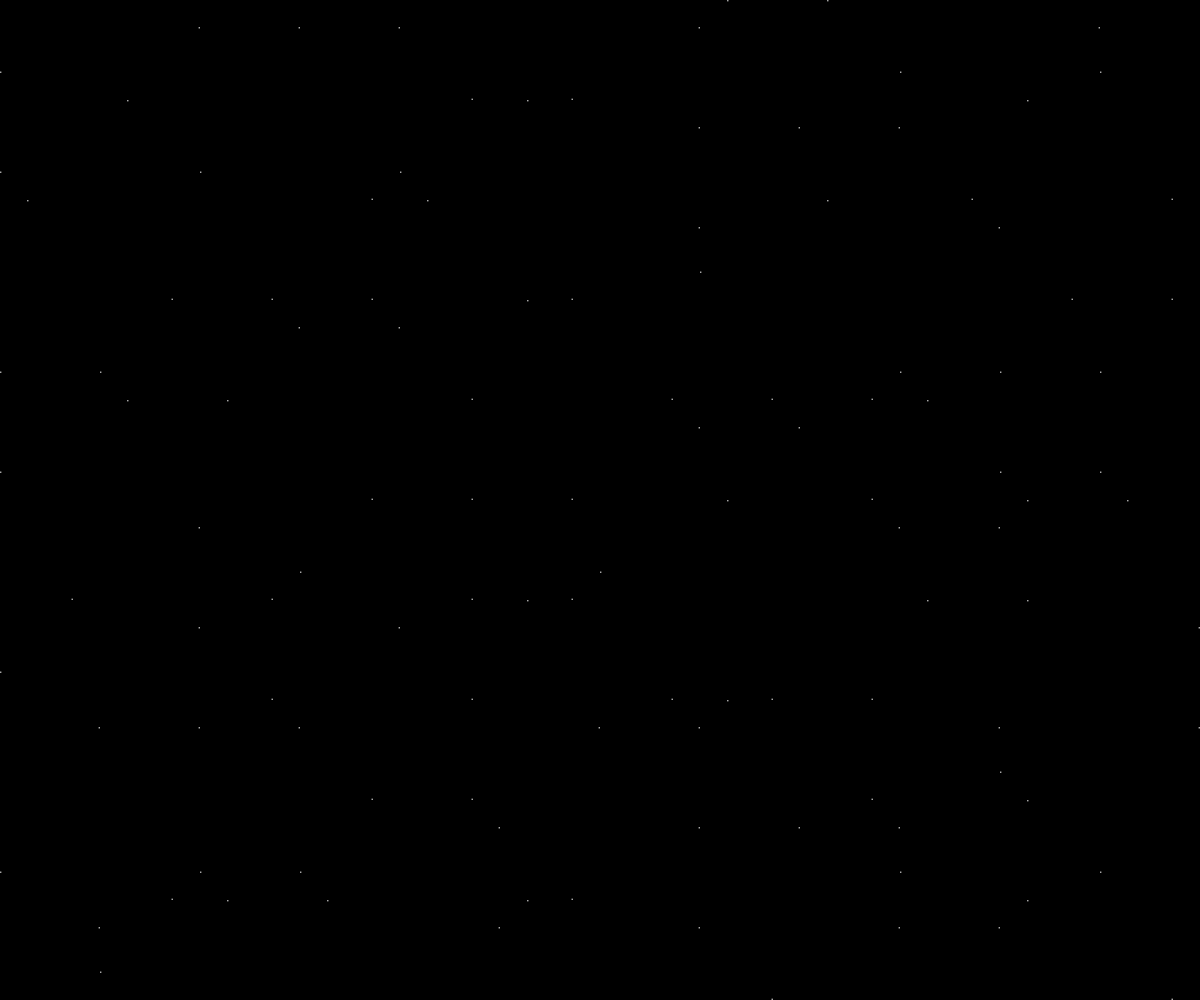
Frame 1 (no input)
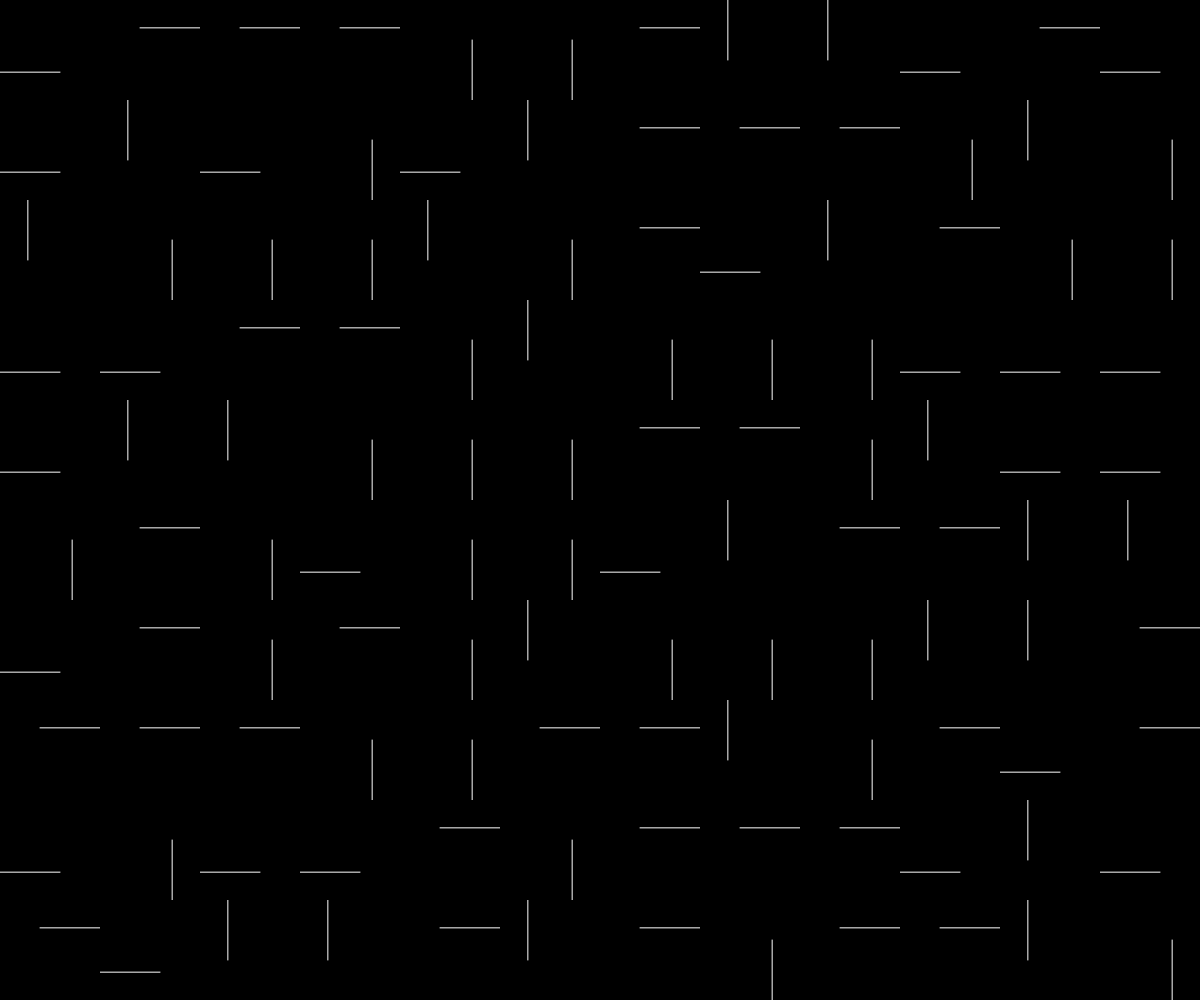
Frame 60 (no input)
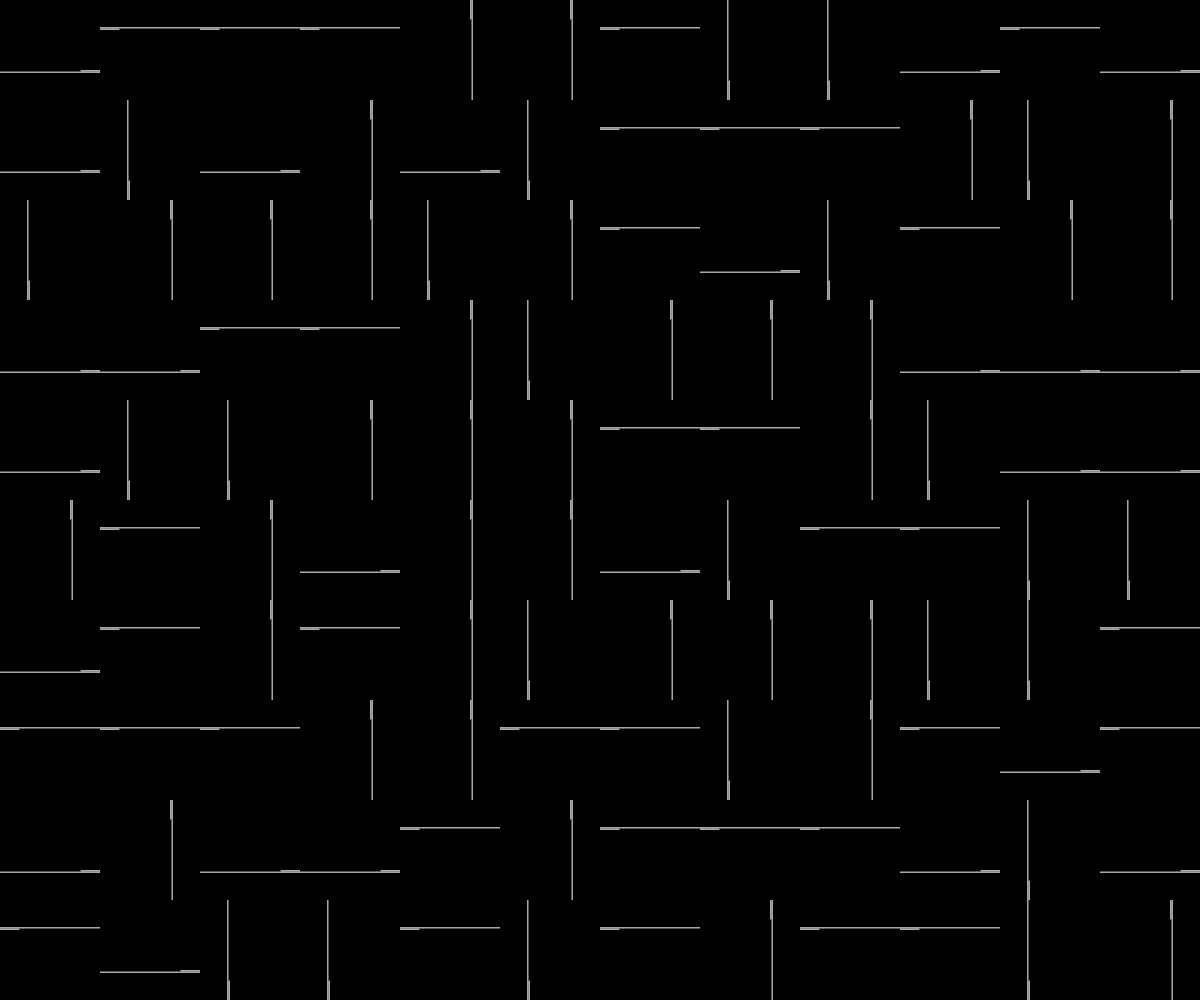
Frame 120 (the mouse pressed at the canvas centre since frame 60)

The p5.js sketch that drew these frames (run headless with seeded random() and noise() and a simulated clock; from frame 60 on, the mouse is pressed at the canvas centre):

// p5.js sketch
// ── sketch.js
let slotSize = 100;
let marginX
let marginY
let seed

let pg

let lines = []

function setup() {

    createCanvas(windowWidth, windowHeight);

    pixelDensity(1)

    pg = createGraphics(slotSize, slotSize)
    pg.background(0)
    pg.smooth()
    rectMode(CENTER)
    imageMode(CENTER)
    marginX = windowWidth - int((windowWidth / slotSize)) * slotSize;
    marginY = windowHeight - int((windowHeight / slotSize)) * slotSize;

    lines.push(new Line(0))
    //console.log(lines.length)
    //frameRate(15)
    seed = random(999999)

}


function draw() {
    //frameRate(15)
    background(0)
    pg.background(0)
   
    console.log(lines.length)



    for (let i = 0; i < lines.length; i++) {
        if (lines.length < 200) {
            lines[i].update()
        }
        lines[i].draw(pg)
    }

    randomSeed(seed)
    for (var x = marginX / 2 + slotSize / 2; x < width - marginX / 2; x += slotSize) {
        for (var y = marginY / 2 + slotSize / 2; y < height - marginY / 2; y += slotSize) {
            push()
            translate(x, y)
            
            rotate(int(random(4)) * PI / 2)
            image(pg, 0, 0)
            if (keyIsPressed){
                noFill()
                strokeWeight(2)
                stroke(255)
                rect(0, 0, slotSize, slotSize)
            }
            pop()
        }
    }

}

class Line {

    constructor(id) {
        randomSeed(seed +id*random(10000))
        // speed x and y
        //this.a = int(random(-20, 20)) / 10
        //this.b = int(random(-20, 20)) / 10

        // source x and y
        let r = random(1)
        if (r< 0.25){
            this.sx = random(slotSize)
            this.sy = 0
            this.a = 0
            this.b = 1
        }
        else if (r>= 0.25 && r < 0.5){
            this.sx = random(slotSize)
            this.sy = slotSize
            this.a = 0
            this.b = -1
        }
        else if (r >= 0.5 && r < 0.75){
            this.sx = 0
            this.sy = random(slotSize)
            this.a = 1
            this.b = 0
        }
        else if (r >= 0.75 && r <1){
            this.sx = slotSize
            this.sy = random(slotSize)
            this.a = -1
            this.b = 0
        }

       // this.sx = random(slotSize / 4, slotSize - slotSize / 4)
        //this.sy = random(slotSize / 4, slotSize - slotSize / 4)
        // destination x and y
        this.dx = this.sx
        this.dy = this.sy

        this.id = id
        this.active = true;

        console.log(this.sx, this.sy)

    }

    update() {
        if (this.active) {
            for (let i = 0; i < lines.length; i++) {
                if (i != this.id) {
                    if (this.intersects(
                            lines[i].sx, lines[i].sy, lines[i].dx, lines[i].dy,
                            this.sx, this.sy, this.dx, this.dy)) {
                        lines.push(new Line(lines.length))
                        this.active = false;
                        console.log("intersect")
                        //seed = random(999999)
                    }

                }
            }
            if (this.overlap()) {
                lines.push(new Line(lines.length))
                this.active = false;
                console.log("overlap")
               // seed = random(999999)

            }
            this.dx += this.a
            this.dy += this.b
            //console.log(this.dx, this.dy)
        }

    }

    draw(pg) {
        // if (this.active) {
        pg.stroke(255)
        pg.strokeWeight(1)
        pg.line(this.sx, this.sy, this.dx, this.dy)
        //}
    }

    overlap() {
        let result = false
        if (this.dx < 0 || this.dx > slotSize || this.dy < 0 || this.dy > slotSize) {
            result = true
        }
        return result;
    }


    //https://stackoverflow.com/questions/9043805/test-if-two-lines-intersect-javascript-function
    intersects(a, b, c, d, p, q, r, s) {
        var det, gamma, lambda;
        det = (c - a) * (s - q) - (r - p) * (d - b);
        if (det === 0) {
            return false;
        } else {
            lambda = ((s - q) * (r - a) + (p - r) * (s - b)) / det;
            gamma = ((b - d) * (r - a) + (c - a) * (s - b)) / det;
            return (0 < lambda && lambda < 1) && (0 < gamma && gamma < 1);
        }
    };


}

function mouseReleased() {
    background(0)
    slotSize = int(random(5, 25)) * 10
    seed = random(999999)
    lines=[]
    pg = createGraphics(slotSize, slotSize)
    pg.background(0)
    pg.smooth()
    rectMode(CENTER)
    imageMode(CENTER)
    marginX = windowWidth - int((windowWidth / slotSize)) * slotSize;
    marginY = windowHeight - int((windowHeight / slotSize)) * slotSize;
    lines.push(new Line(0))


}

function windowResized() {
    resizeCanvas(windowWidth, windowHeight);
    marginX = windowWidth - int((windowWidth / slotSize)) * slotSize;
    marginY = windowHeight - int((windowHeight / slotSize)) * slotSize;
}
